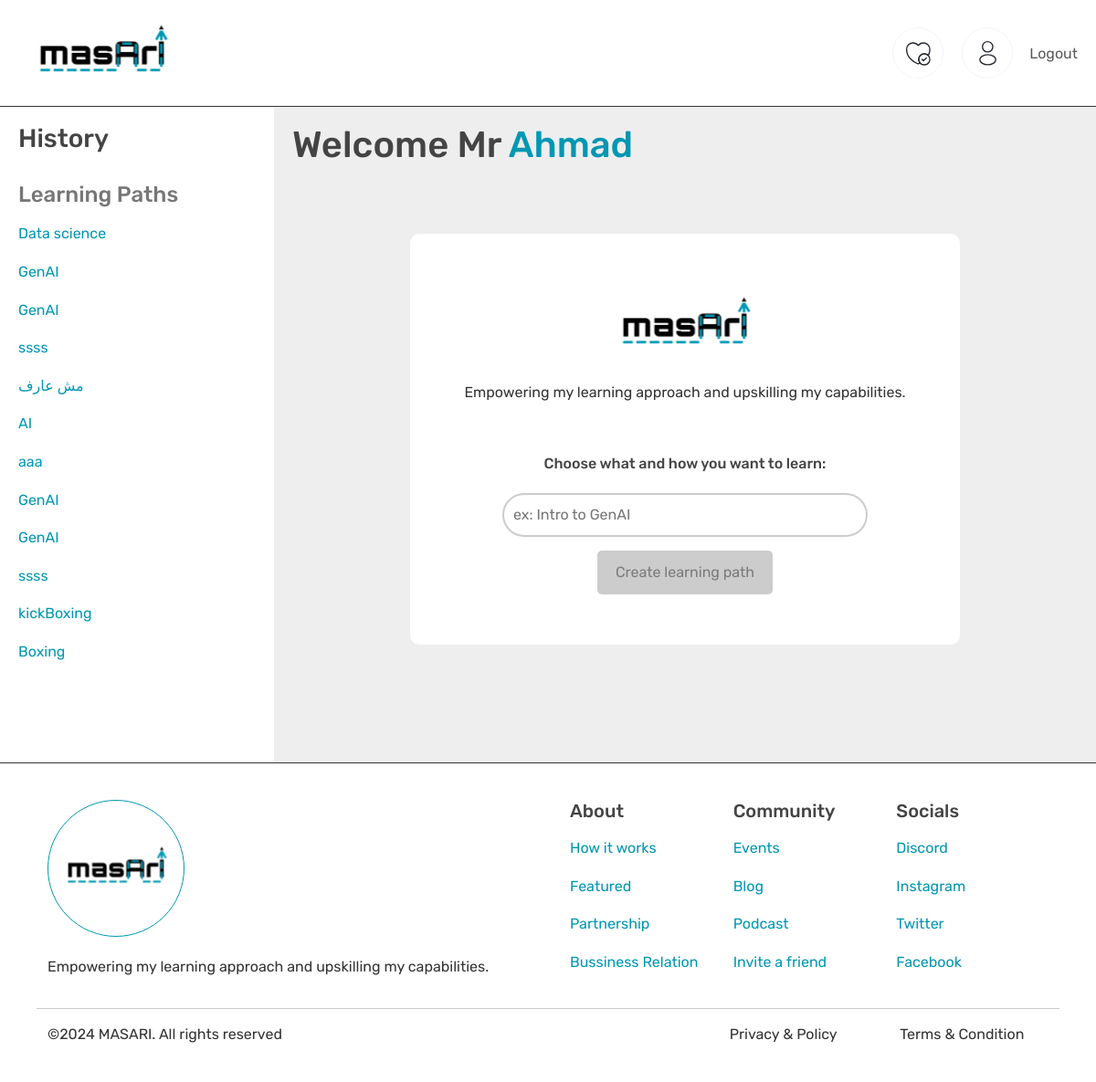
Page /dashboard (signed in) on the earlier database version.
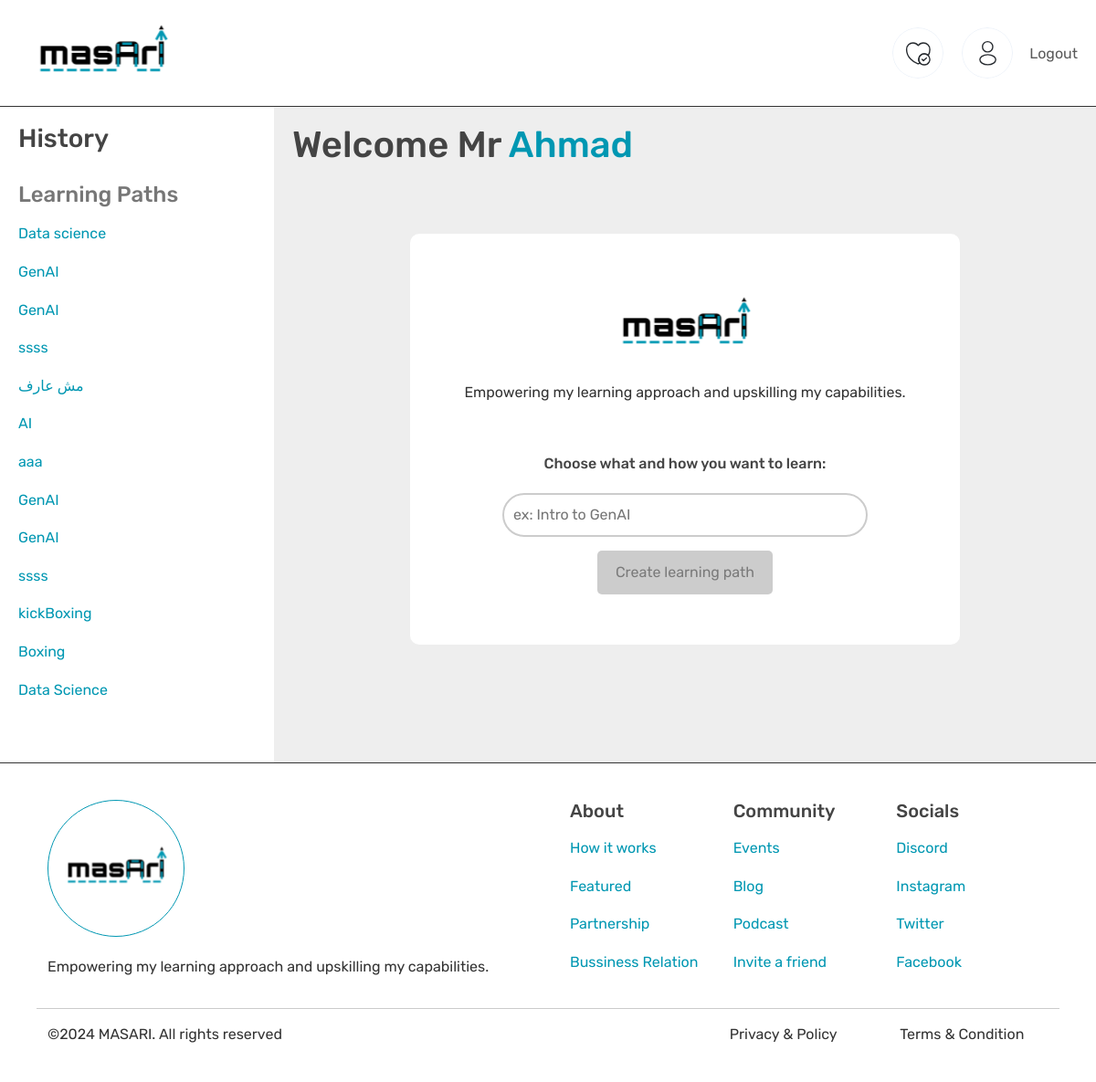
Same page on the later database version.
### app.py (models this page shows)
class LearningPaths(db.Model):
    id = db.Column(db.Integer, primary_key=True)
    title = db.Column(db.String(100), nullable=False)
    description = db.Column(db.Text, nullable=True)
    user_id = db.Column(db.Integer, db.ForeignKey('users.id'), nullable=False)

### app.py (the view)
@app.route('/dashboard', methods=['GET', 'POST'])
@login_required
def dashboard():
    learning_paths = current_user.learning_paths
    return render_template('dashboard.html', name=current_user.name, learning_paths=learning_paths)

### app.py (called while the page is built)
@login_manager.user_loader
def load_user(user_id):
    return Users.query.get(int(user_id))

@app.context_processor
def inject_user_id():
    if current_user.is_authenticated:
        return {'userId': current_user.id}
    else:
        return {'userId': None}

### templates/dashboard.html (shortened to what this page needs)
{% extends 'base.html' %}
{% block content %}
<link href="{{ url_for('static', filename='css/dashboard.css') }}" rel="stylesheet">
    <aside class="sidebar">
        <h3>History</h3>
        <h4 class="sd-header">Learning Paths</h4>
        {% if learning_paths %}
            {% for path in learning_paths %}
                <p>
                    <a href="{{ url_for('learningpath', path_id=path.id) }}">{{ path.title }}</a>
                </p>
            {% endfor %}
        {% else %}
            <p>No learning paths available.</p>
        {% endif %}
    </aside>
    <div class="main-content">
        <h1>Welcome Mr <span style="color: #0097b2;">{{ name }}</span></h1>
        <div class="qa-card-holder">
            <div class="qa-card">
                <div class="qa-generate-header">
                    <div>
                        <img src="{{ url_for('static', filename='images/logo.svg') }}">
                    </div>
                    <p>Empowering my learning approach and upskilling my capabilities.</p>
                </div>
                <div class="qa-generate-container">
                    <h6>Choose what and how you want to learn:</h6>
                    <div class="input-wrapper">
                        <input type="text" class="styled-input" id="searchInput" placeholder="ex: Intro to GenAI">
                    </div>
                    <div class="buttons">
                        <button class="styled-button" id="pathButton" disabled>Create learning path</button>
                    </div>
                </div>
            </div>
        </div>
    </div>
{% endblock %}

Differences in the rows shown:
added LearningPaths: title "Data Science"
